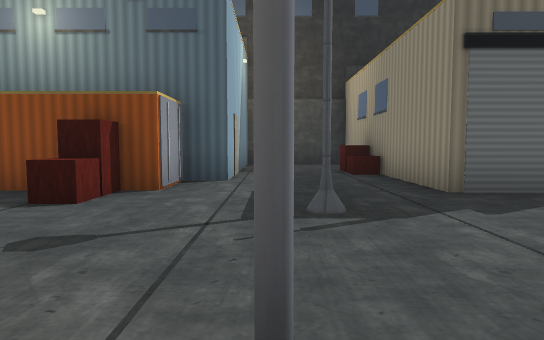
View 1 (above)

18 first-person views from a walk through a Godot game level. The camera is 1.2 m above the floor, tilts 4° down and sees 75° across. The floor is counted in squares, 2 m on a side. Each view is taken from the middle of a square. On the plan, view 1 faces up. The plan holds only what a view shows up to about 10 squares ahead; the rest is blank. The place goes on beyond the plan. Characters and animated objects are not drawn. Some surface patterns are stand-ins.

View 2
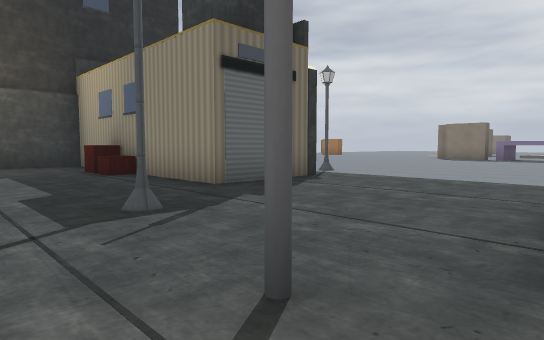

View 3
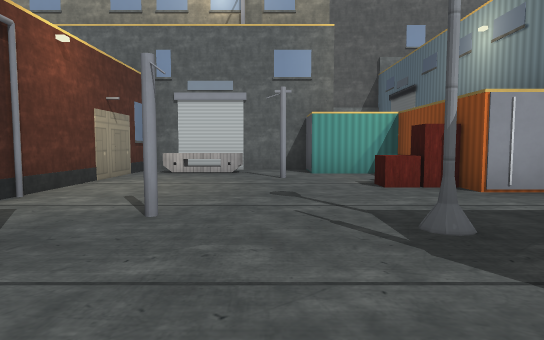

View 4
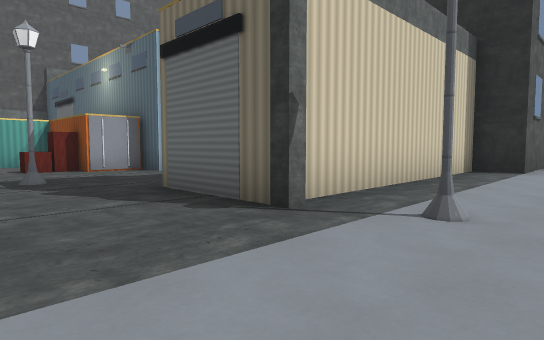

View 5
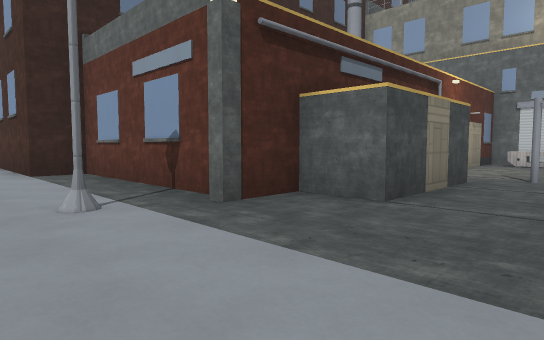

View 6
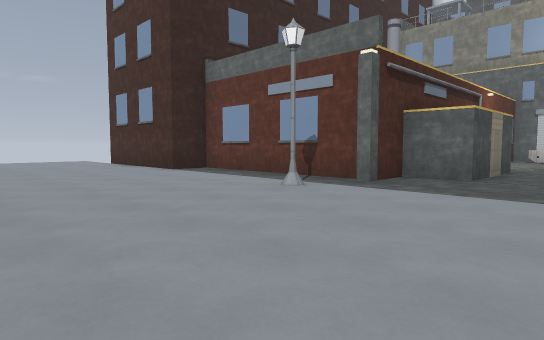

View 7
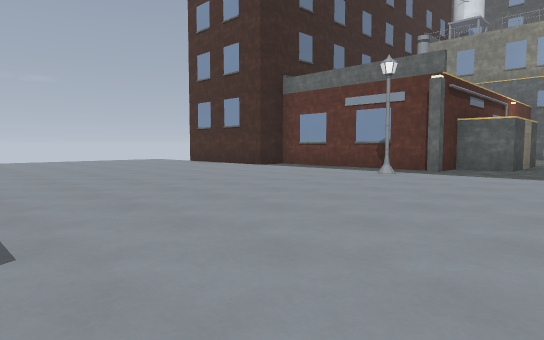

View 8
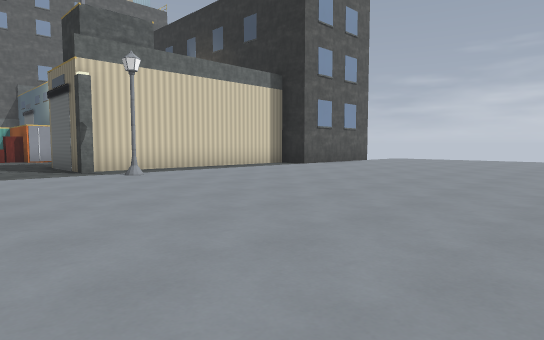

View 9
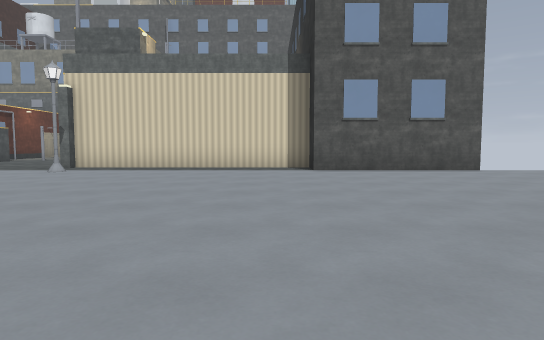

View 10
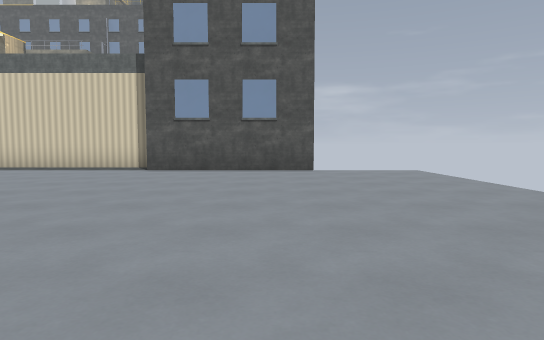

View 11
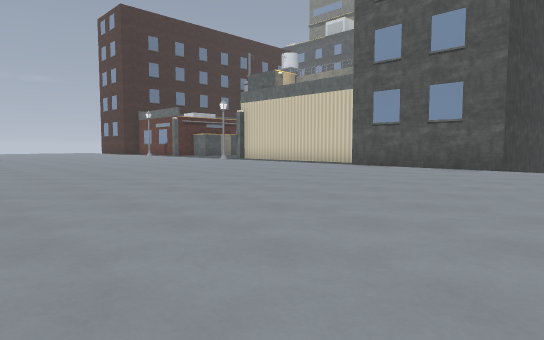

View 12
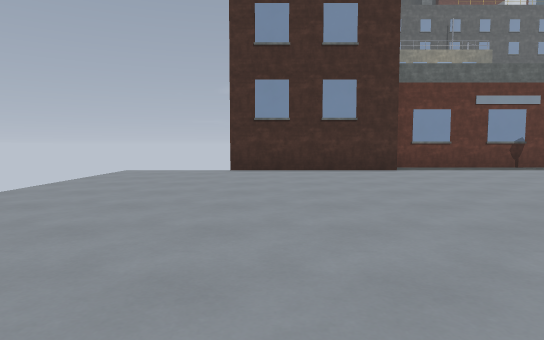

View 13
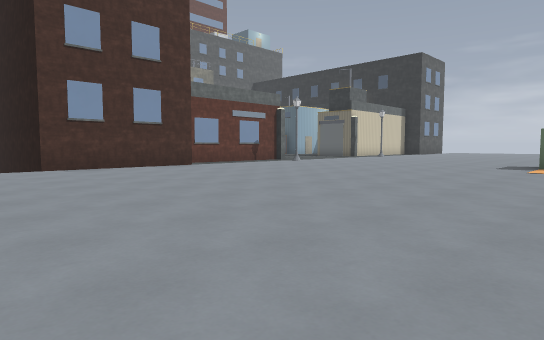

View 14
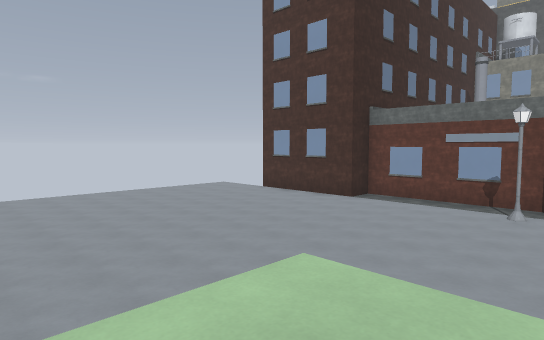

View 15
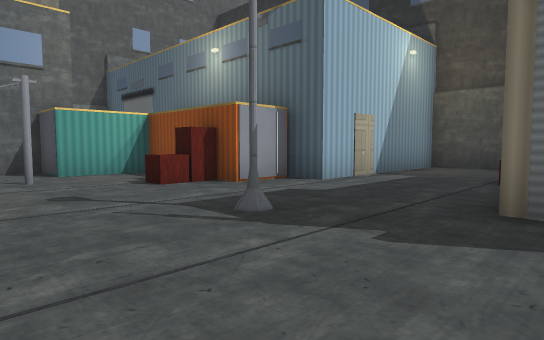

View 16
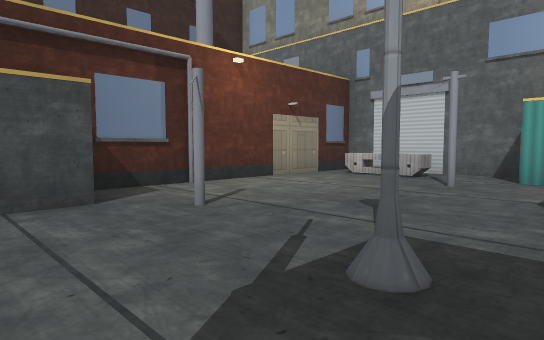

View 17
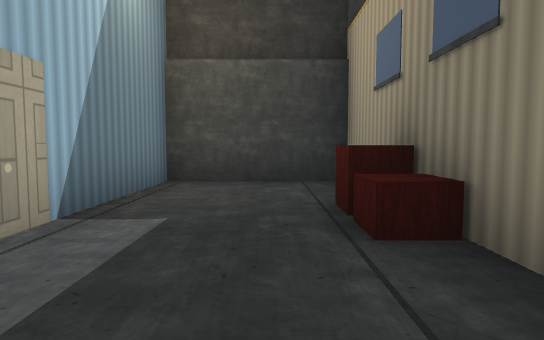

View 18
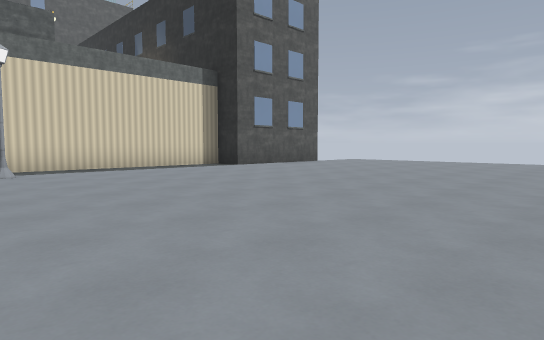

### Floor plan
Key: @ floor where view 1 was taken; # wall or solid block; . main floor; : floor 2 m higher than the main floor; D closed door; ^ raised ledge; P pallet; B bench.
Columns run from 6 left of view 1 to 15 right of it. Each row starts with its distance up from view 1.
 17             ..........
 16             ..........
 15          ###..........
 14            #..........
 13            #..........
 12            #.........
 11      #######.........
 10      #...##..........
  9      #...##..........
  8      D..P##..........
  7     #D...##..........
  6     #D...DD..........
  5  ####D...##.#........
  4 ##..^................
  3 #D....#.............
  2 #.#.................
  1 #B....#.............
  0 #B....@#D#..........::
 -1 ##DD#### ##.........:
 -2           #.#........
 -3           #..........
 -4           #..........
 -5           #..........
 -6           ##.........
 -7            #.........
 -8            #..........
 -9            #..........
-10          ###..........
-11             ..........
-12             ..........

Positions as (right, up) in squares from view 1, and headings:
1: (0, 0), facing up
2: (-1, 0), facing up-right
3: (3, 2), facing left
4: (7, 2), facing up-left
5: (7, 2), facing down-left
6: (10, 2), facing down-left
7: (13, 2), facing down-left
8: (13, 2), facing up-left
9: (14, 10), facing left
10: (14, 14), facing left
11: (15, 17), facing down-left
12: (14, -9), facing left
13: (15, -12), facing up-left
14: (15, 0), facing down-left
15: (3, 1), facing up-left
16: (2, 4), facing down-left
17: (1, 5), facing up
18: (14, 4), facing up-left
